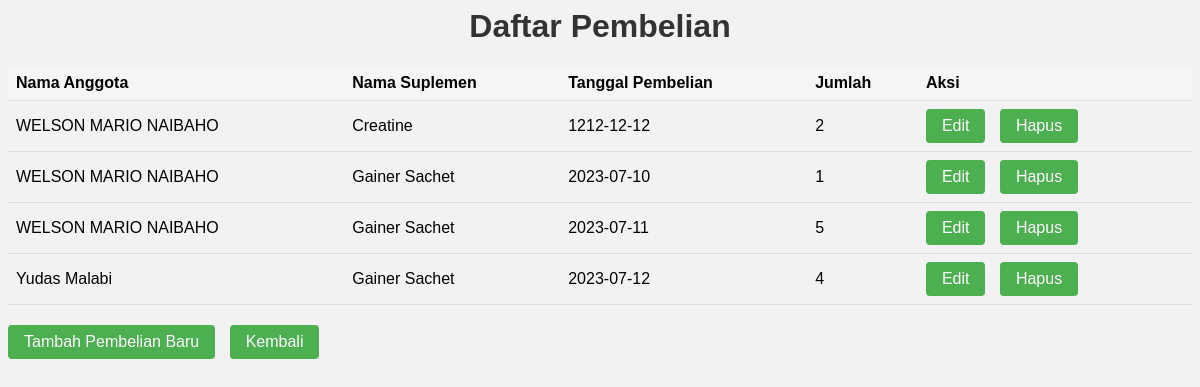
The app's page /views/pembelian with its own data.
### tables this page shows
CREATE TABLE `pembelian` (
  `id_pembelian` int(11) NOT NULL,
  `id_anggota` int(11) NOT NULL,
  `id_suplemen` int(11) NOT NULL,
  `tanggal_pembelian` date NOT NULL,
  `jumlah` int(11) NOT NULL
);

CREATE TABLE `anggota` (
  `id_anggota` int(11) NOT NULL,
  `nama` varchar(50) NOT NULL,
  `jenis_kelamin` enum('Laki-laki','Perempuan') NOT NULL,
  `tanggal_lahir` date NOT NULL,
  `alamat` varchar(100) NOT NULL,
  `telepon` int(15) DEFAULT NULL
);

CREATE TABLE `suplemen` (
  `id_suplemen` int(11) NOT NULL,
  `nama` varchar(50) NOT NULL,
  `harga` decimal(10,2) NOT NULL,
  `stok` int(11) NOT NULL
);

### models/Pembelian.php (called while the page is built, shortened)
<?php
class Pembelian {
    private $conn;
    public function __construct($conn) {
        $this->conn = $conn;
    }
    public function getAllPembelian() {
        $sql = "SELECT * FROM Pembelian p JOIN anggota ag ON p.id_anggota = ag.id_anggota JOIN suplemen sp ON p.id_suplemen = sp.id_suplemen";
        $result = $this->conn->query($sql);
        $pembelian = [];
        if ($result->num_rows > 0) {
            while ($row = $result->fetch_assoc()) {
                $pembelian[] = $row;
            }
        }
        return $pembelian;
    }
}

### models/Anggota.php (called while the page is built, shortened)
<?php
class Anggota
{
    private $conn;
    public function __construct($conn)
    {
        $this->conn = $conn;
    }
    public function getAnggotaById($id)
    {
        $sql = "SELECT * FROM Anggota WHERE id_anggota = '$id'";
        $result = $this->conn->query($sql);
        if ($result->num_rows === 1) {
            return $result->fetch_assoc();
        } else {
            return null;
        }
    }
}

### models/Suplemen.php (called while the page is built, shortened)
<?php
class Suplemen
{
    private $conn;
    public function __construct($conn)
    {
        $this->conn = $conn;
    }
    public function getSuplemenById($id)
    {
        $sql = "SELECT * FROM Suplemen WHERE id_suplemen = '$id'";
        $result = $this->conn->query($sql);
        if ($result->num_rows === 1) {
            return $result->fetch_assoc();
        } else {
            return null;
        }
    }
}

### views/pembelian/index.php (the view, shortened to what this page needs)
<?php
require_once './../../koneksi.php';
require_once './../../models/Pembelian.php';
require_once './../../models/Anggota.php';
require_once './../../models/Suplemen.php';
$pembelianModel = new Pembelian($conn);
$anggotaModel = new Anggota($conn);
$suplemenModel = new Suplemen($conn);
$pembelianList = $pembelianModel->getAllPembelian();
?>
<!DOCTYPE html>
<html>
<head>
</head>
<body>
    <h1>Daftar Pembelian</h1>
    <table>
        <tr>
            <th>Nama Anggota</th>
            <th>Nama Suplemen</th>
            <th>Tanggal Pembelian</th>
            <th>Jumlah</th>
            <th>Aksi</th>
        </tr>
        <?php foreach ($pembelianList as $pembelian) {
            $anggota = $anggotaModel->getAnggotaById($pembelian['id_anggota']);
            $suplemen = $suplemenModel->getSuplemenById($pembelian['id_suplemen']);
        ?>
            <tr>
                <td><?php echo $anggota['nama']; ?></td>
                <td><?php echo $suplemen['nama']; ?></td>
                <td><?php echo $pembelian['tanggal_pembelian']; ?></td>
                <td><?php echo $pembelian['jumlah']; ?></td>
                <td>
                    <a href="edit.php?id=<?php echo $pembelian['id_pembelian']; ?>">Edit</a>
                    <a href="delete.php?id=<?php echo $pembelian['id_pembelian']; ?>"class="delete-link" onclick="return confirmDelete()">Hapus</a>
                </td>
            </tr>
        <?php } ?>
    </table>
    <a href="create.php">Tambah Pembelian Baru</a>
    <a href="./../../index.php">Kembali</a>
</body>
</html>

### views/pembelian/index.php (style rules this page uses)
body { font-family: Arial, sans-serif; background-color: #f2f2f2; background-image: url('./../../img/whitegym.jpg'); background-repeat: no-repeat; background-size: cover; }
h1 { color: #333; text-align: center; }
table { width: 100%; border-collapse: collapse; margin-bottom: 20px; }
th, td { padding: 8px; text-align: left; border-bottom: 1px solid #ddd; }
th { background-color: #f5f5f5; }
a { display: inline-block; background-color: #4CAF50; color: white; padding: 8px 16px; text-decoration: none; border-radius: 4px; margin-right: 10px; }

### records on screen
pembelian: id_anggota.nama "WELSON MARIO NAIBAHO", id_suplemen.nama "Creatine", tanggal_pembelian "1212-12-12", jumlah "2"
pembelian: id_anggota.nama "WELSON MARIO NAIBAHO", id_suplemen.nama "Gainer Sachet", tanggal_pembelian "2023-07-10", jumlah "1"
pembelian: id_anggota.nama "WELSON MARIO NAIBAHO", id_suplemen.nama "Gainer Sachet", tanggal_pembelian "2023-07-11", jumlah "5"
pembelian: id_anggota.nama "Yudas Malabi", id_suplemen.nama "Gainer Sachet", tanggal_pembelian "2023-07-12", jumlah "4"
